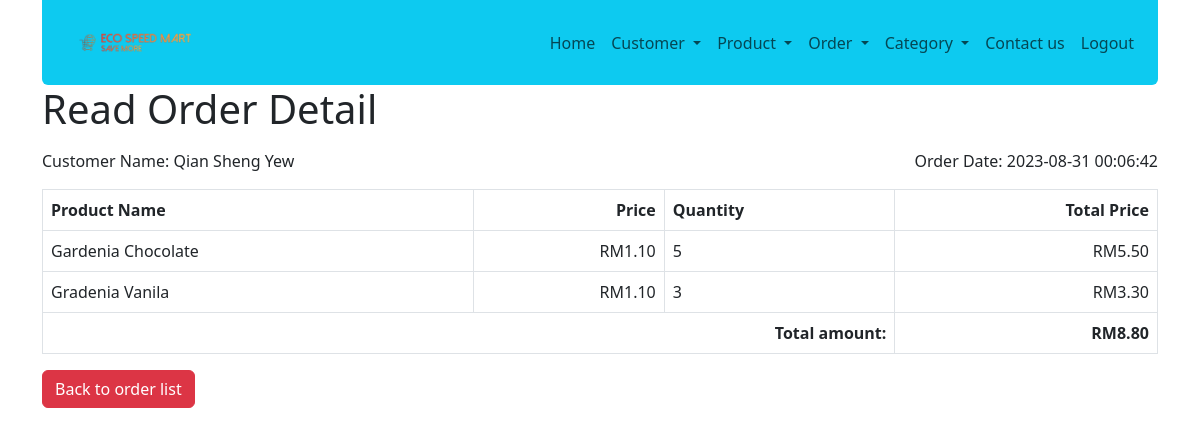
The app's page /order_detail_read.php?id=2 (signed in) with its own data.
### tables this page shows
CREATE TABLE IF NOT EXISTS `customers` (
  `id` int NOT NULL AUTO_INCREMENT,
  `username` varchar(50) NOT NULL,
  `password` varchar(256) NOT NULL,
  `firstname` varchar(50) NOT NULL,
  `lastname` varchar(50) NOT NULL,
  `gender` enum('Male','Female') NOT NULL,
  `date_of_birth` date NOT NULL,
  `registration_date_time` datetime NOT NULL,
  `account_status` enum('Active','Inactive','','') NOT NULL DEFAULT 'Active',
  `email` varchar(50) NOT NULL,
  `image` varchar(255) NOT NULL,
  PRIMARY KEY (`id`),
  UNIQUE KEY `username` (`username`),
  UNIQUE KEY `email` (`email`)
);

CREATE TABLE IF NOT EXISTS `order_summary` (
  `order_id` int NOT NULL AUTO_INCREMENT,
  `customer_id` int NOT NULL,
  `order_date` datetime NOT NULL,
  `total_amount` double NOT NULL,
  PRIMARY KEY (`order_id`)
);

CREATE TABLE IF NOT EXISTS `order_details` (
  `orderdetail_id` int NOT NULL AUTO_INCREMENT,
  `order_id` int NOT NULL,
  `product_id` int NOT NULL,
  `quantity` int NOT NULL,
  PRIMARY KEY (`orderdetail_id`)
);

CREATE TABLE IF NOT EXISTS `products` (
  `id` int NOT NULL AUTO_INCREMENT,
  `name` varchar(128) NOT NULL,
  `description` text NOT NULL,
  `price` double NOT NULL,
  `image` varchar(255) NOT NULL,
  `created` datetime NOT NULL,
  `modified` timestamp NOT NULL DEFAULT CURRENT_TIMESTAMP ON UPDATE CURRENT_TIMESTAMP,
  `promotion_price` double NOT NULL,
  `manufacture_date` date DEFAULT NULL,
  `expired_date` date DEFAULT NULL,
  `category_name` varchar(50) DEFAULT NULL,
  PRIMARY KEY (`id`)
);

### order_detail_read.php (the view, shortened to what this page needs)
<!DOCTYPE HTML>
<html>
<head>
    <link href="https://cdn.jsdelivr.net/npm/bootstrap@5.3.0/dist/css/bootstrap.min.css" rel="stylesheet">
</head>
<body>
    <div class="container">
        <?php
        include 'navbar/nav.php';
        ?>
        <div class="page-header">
            <h1>Read Order Detail</h1>
        </div>
        <?php
        $id=isset($_GET['id']) ? $_GET['id'] : die('ERROR: Record ID not found.');
        include 'config/database.php';
        $query = "SELECT customers.username, products.id, products.name, products.promotion_price, products.price, order_summary.customer_id, order_summary.order_date, order_details.orderdetail_id, order_details.order_id, order_details.product_id, order_details.quantity FROM order_details INNER JOIN products ON products.id = order_details.product_id INNER JOIN order_summary ON order_summary.order_id = order_details.order_id INNER JOIN customers ON customers.id = order_summary.customer_id WHERE order_details.order_id = :id";
        $stmt = $con->prepare($query);
        $stmt->bindParam(":id", $id);
        $stmt->execute();
        $num = $stmt->rowCount();
        $customerQuery = "SELECT order_summary.order_date, customers.firstname, customers.lastname FROM order_details INNER JOIN order_summary ON order_details.order_id = order_summary.order_id INNER JOIN customers ON order_summary.customer_id = customers.id WHERE order_details.order_id = :id ORDER BY order_details.orderdetail_id ASC";
        $customerStmt = $con->prepare($customerQuery);
        $customerStmt->bindParam(":id", $id);
        $customerStmt->execute();
        $customerRow = $customerStmt->fetch(PDO::FETCH_ASSOC);
        $firstname = $customerRow['firstname'];
        $lastname = $customerRow['lastname'];
        $orderdatetime = $customerRow['order_date'];
        if ($num > 0) {
            $totalamount = 0;
            echo "<table class='table table-hover table-responsive table-bordered'>";
            echo "<tr>";
            echo "<div class='pt-2 d-flex justify-content-between'>";
            echo "<p>Customer Name: " . $firstname . " " . $lastname . "</p>";
            echo "<p>Order Date: " . $orderdatetime . "</p>";
            echo "</div>";
            echo "<th>Product Name</th>";
            echo "<th class='text-end'>Price</th>";
            echo "<th>Quantity</th>";
            echo "<th class='text-end'>Total Price</th>";
            echo "</tr>";
            while ($row = $stmt->fetch(PDO::FETCH_ASSOC)) {
                extract($row);
                $totalprice = ($promotion_price > 0) ? $promotion_price * $quantity : $price * $quantity;
                $totalamount += $totalprice;
                echo "<tr>";
                echo "<td>{$name}</td>";
                echo "<td class='text-end'>";
                if (!empty($promotion_price)) {
                    echo "<div class='text-decoration-line-through'> RM" . number_format($price, 2) . "</div>";
                    echo "(Promotion price)RM" . number_format($promotion_price, 2);
                } else {
                    echo "RM" . number_format($price, 2);
                }
                echo "</td>";
                echo "<td>{$quantity}</td>";
                echo "<td class='text-end'>RM" . number_format($totalprice, 2) . "</td>";
                echo "</tr>";
            }
            echo "<tr>";
            echo "<td colspan='3' class='text-end'><strong>Total amount: </strong></td>";
            echo "<td class='text-end fw-bold'>RM" . number_format($totalamount,2) . "</td>";
            echo "</tr>";
            echo "</table>";
            echo "<a href='order_list.php' class='btn btn-danger'>Back to order list</a>";
        } else {
            echo '<div class="p-3">
                <div class="alert alert-danger">No records found.</div>
            </div>';
        }
        ?>
    </div>
</body>
</html>

### records on screen
customers: firstname "Qian Sheng", lastname "Yew"
order_summary: order_date "2023-08-31 00:06:42"
order_details: product.name "Gardenia Chocolate", product.price "1.10", quantity "5", totalprice "5.50"
order_details: product.name "Gradenia Vanila", product.price "1.10", quantity "3", totalprice "3.30"

### other values on screen
$totalamount "8.80"
